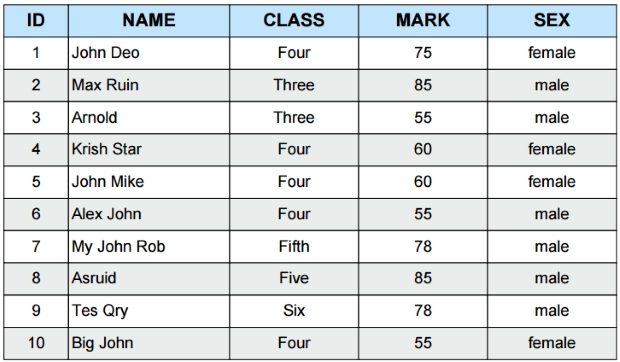
#> input picture firstProg/Target/test4.png, 620 x 362 px, found by its file name
$ python image.py
#> lines starting #> are read from the running program, lines starting #| are printed output that depends on the picture; after the words box and inside, x2 and y2 are one past the last pixel; in counts of white or black regions, pixels touching at a corner belong together
# [23 lines of commented-out code are left out]

import cv2

image = cv2.imread('D:\\Project\\test4.png')
#> image is the input picture: shape (362, 620, 3); mean B, G, R 226.7, 225.3, 221.6
result = image.copy()
gray = cv2.cvtColor(image,cv2.COLOR_BGR2GRAY)
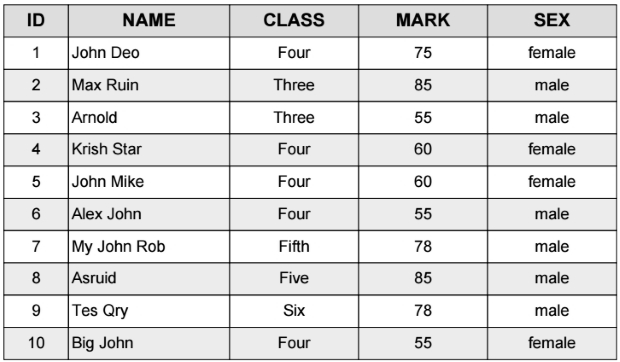
#> gray: shape (362, 620); min 0, max 255, mean 224.2
thresh = cv2.threshold(gray, 0, 255, cv2.THRESH_BINARY_INV + cv2.THRESH_OTSU)[1]
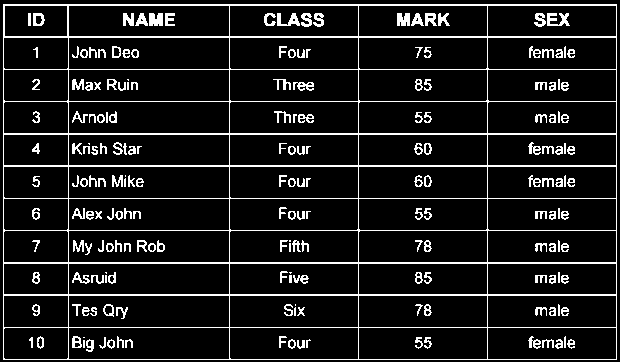
#> thresh: shape (362, 620); 10.3% white in thin lines or dots

# Remove horizontal lines
horizontal_kernel = cv2.getStructuringElement(cv2.MORPH_RECT, (40,1))
remove_horizontal = cv2.morphologyEx(thresh, cv2.MORPH_OPEN, horizontal_kernel, iterations=2)
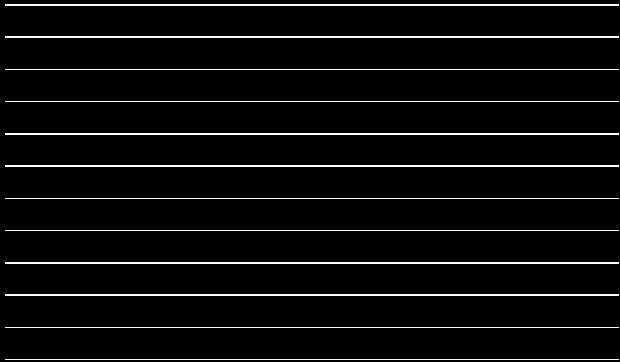
#> remove_horizontal: shape (362, 620); 4.9% white in thin lines or dots
cnts = cv2.findContours(remove_horizontal, cv2.RETR_EXTERNAL, cv2.CHAIN_APPROX_SIMPLE)
#> cnts = 12 contours, 6 with area under 20; largest, box (x1, y1, x2, y2) and area: (5, 294, 619, 296) 613, (5, 262, 619, 264) 613, (5, 165, 619, 167) 613, (5, 133, 619, 135) 613, (5, 36, 619, 38) 613, (5, 4, 619, 6) 613
cnts = cnts[0] if len(cnts) == 2 else cnts[1]
for c in cnts:
    cv2.drawContours(result, [c], -1, (255,255,255), 5)
#> this loop made 12 passes
#> c on passes 1 to 12: [[5, 359], [618, 359]], [[5, 327], [618, 327]], [[5, 294], [5, 295], [618, 295], [618, 294]], [[5, 262], [5, 263], [618, 263], [618, 262]], [[5, 230], [618, 230]], [[5, 198], [618, 198]], [[5, 165], [5, 166], [618, 166], [618, 165]], [[5, 133], [5, 134], [618, 134], [618, 133]], [[5, 101], [618, 101]], [[5, 69], [618, 69]], [[5, 36], [5, 37], [618, 37], [618, 36]], [[5, 4], [5, 5], [618, 5], [618, 4]]
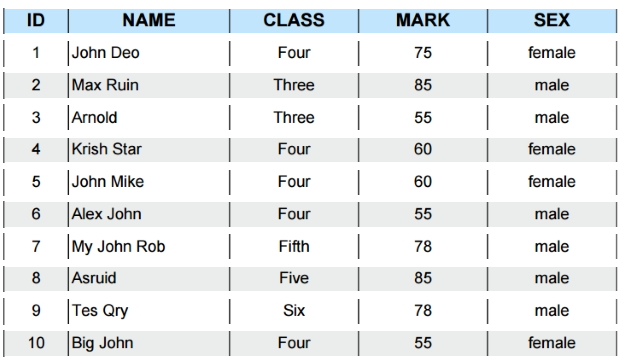
#> result: shape (362, 620, 3); 17.86% of pixels changed, all inside (x1, y1, x2, y2) = (2, 1, 620, 362)

# Remove vertical lines
vertical_kernel = cv2.getStructuringElement(cv2.MORPH_RECT, (1,40))
#> vertical_kernel = 40 values from 1 to 1
remove_vertical = cv2.morphologyEx(thresh, cv2.MORPH_OPEN, vertical_kernel, iterations=2)
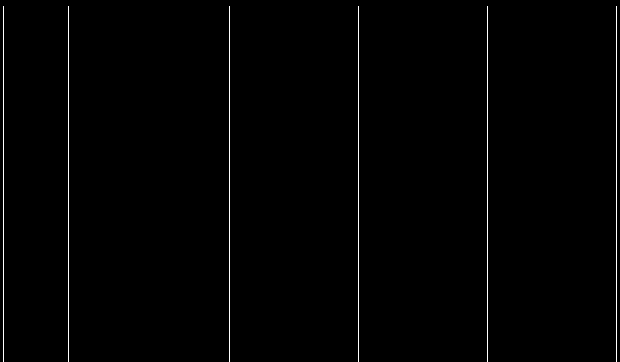
#> remove_vertical: shape (362, 620); 0.95% white in thin lines or dots
cnts = cv2.findContours(remove_vertical, cv2.RETR_EXTERNAL, cv2.CHAIN_APPROX_SIMPLE)
#> cnts = 6 contours, all with area under 20
cnts = cnts[0] if len(cnts) == 2 else cnts[1]
for c in cnts:
    cv2.drawContours(result, [c], -1, (255,255,255), 5)
#> this loop made 6 passes
#> c on passes 1 to 6: [[616, 6], [616, 361]], [[487, 6], [487, 361]], [[358, 6], [358, 361]], [[229, 6], [229, 361]], [[68, 6], [68, 361]], [[3, 6], [3, 361]]
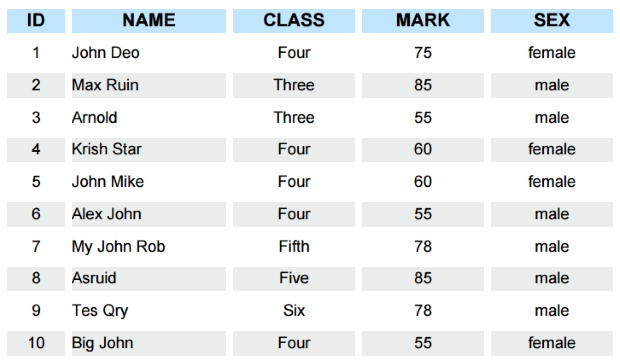
#> result: shape (362, 620, 3); 3.55% of pixels changed, all inside (x1, y1, x2, y2) = (0, 8, 620, 359)

cv2.imshow('thresh', thresh)
cv2.imshow('result', result)
cv2.imwrite('result.png', result)
cv2.waitKey()

$ run again, with firstProg/Target/test3.png copied over firstProg/Target/test4.png
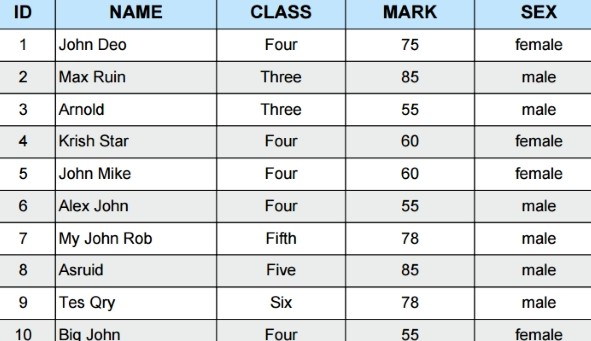
#> input picture firstProg/Target/test3.png, 591 x 341 px, found by its file name
#> image is the input picture: shape (341, 591, 3); mean B, G, R 226.8, 225.4, 221.9
#> `thresh = cv2.threshold(gray, 0, 255, cv2.THRESH_BINARY_INV + cv2.THRES..`:
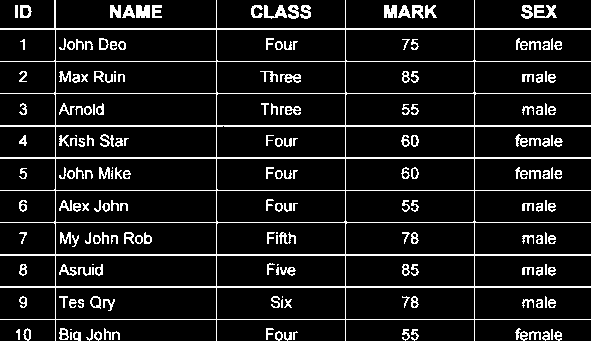
#> thresh: shape (341, 591); 9.9% white in thin lines or dots
#> remove_horizontal: shape (341, 591); 4.4% white in thin lines or dots, all inside (x1, y1, x2, y2) = (0, 28, 591, 320)
#> `cnts = cv2.findContours(remove_horizontal, cv2.RETR_EXTERNAL, cv2.CHAI..`: cnts = 10 contours, 5 with area under 20; largest, box (x1, y1, x2, y2) and area: (0, 286, 591, 288) 590, (0, 254, 591, 256) 590, (0, 157, 591, 159) 590, (0, 28, 591, 30) 590, (0, 125, 591, 127) 589
#> the loop `for c in cnts:` made 10 passes
#> c on passes 1, 2, 3, 4, 5, 6, 8, 9: [[0, 319], [590, 319]], [[0, 286], [0, 287], [590, 287], [590, 286]], [[0, 254], [0, 255], [590, 255], [590, 254]], [[0, 222], [590, 222]], [[0, 190], [590, 190]], [[0, 157], [0, 158], [590, 158], [590, 157]], [[0, 93], [590, 93]], [[0, 61], [590, 61]]
#> vertical_kernel = 40 values from 1 to 1
#> remove_vertical: shape (341, 591); 0.68% white in thin lines or dots, all inside (x1, y1, x2, y2) = (55, 0, 475, 341)
#> `cnts = cv2.findContours(remove_vertical, cv2.RETR_EXTERNAL, cv2.CHAIN_..`: cnts = 4 contours, all with area under 20
#> the loop `for c in cnts:` made 4 passes
#> c on passes 1 to 4: [[474, 0], [474, 340]], [[345, 0], [345, 340]], [[216, 0], [216, 340]], [[55, 0], [55, 340]]
#> after the loop `for c in cnts:`:
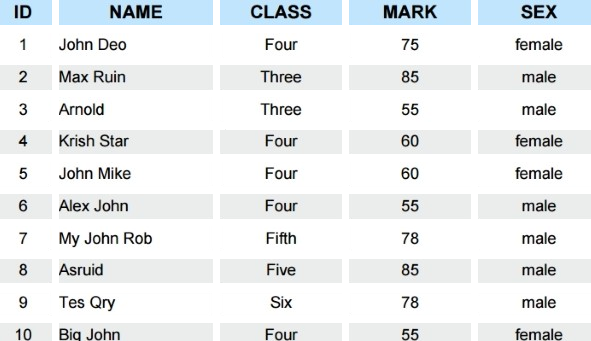
#> result: shape (341, 591, 3); mean B, G, R 238.6, 237.5, 234.6
